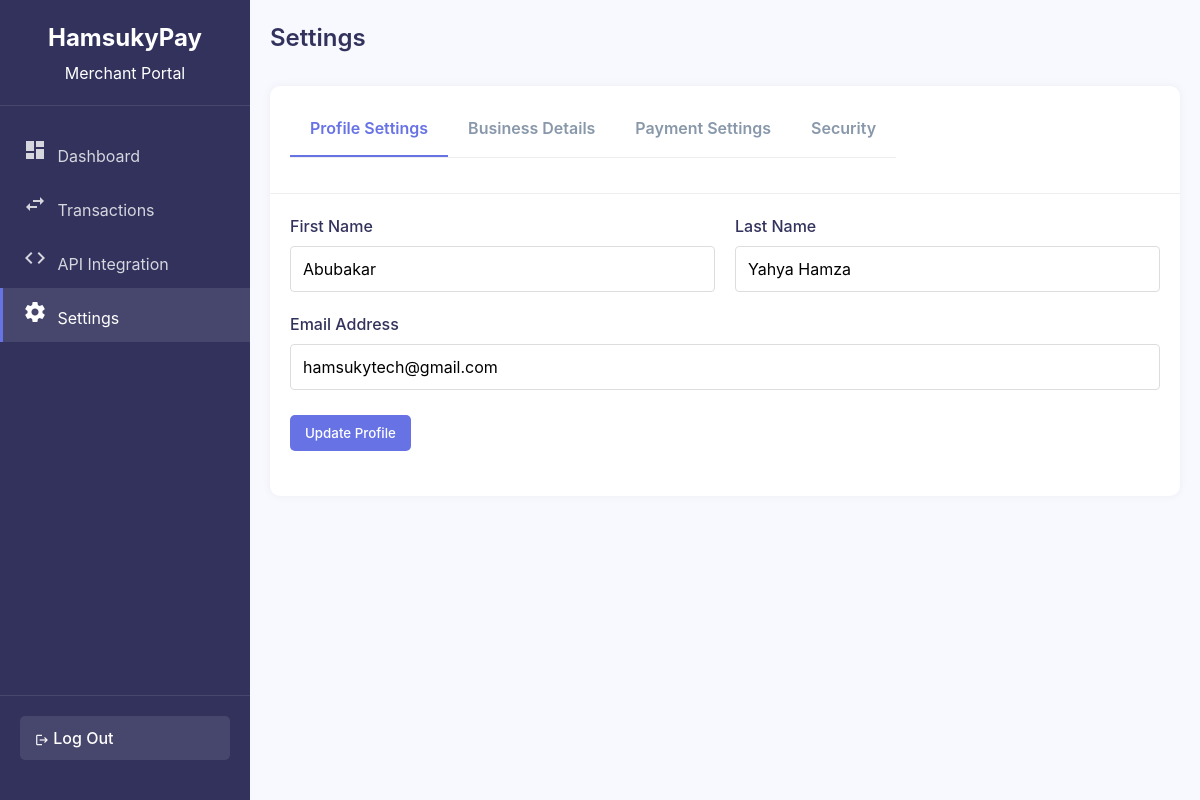
The page /merchant/settings/ (signed in) on the database its author committed.
### payments/models.py (models this page shows, shortened)
class Merchant(models.Model):
    VERIFICATION_STATUS_CHOICES = (
        ('unverified', 'Unverified'),
        ('pending', 'Pending'),
        ('verified', 'Verified'),
        ('rejected', 'Rejected'),
    )
    user = models.OneToOneField(User, on_delete=models.CASCADE)
    business_name = models.CharField(max_length=255)
    business_email = models.EmailField(unique=True)
    business_phone = models.CharField(max_length=20)
    business_address = models.TextField()
    business_description = models.TextField(blank=True, null=True)
    logo = models.CharField(max_length=255, blank=True, null=True)  # Path to logo file
    website = models.URLField(blank=True, null=True)
    industry = models.CharField(max_length=100, blank=True, null=True)
    verification_status = models.CharField(
        max_length=20,
        choices=VERIFICATION_STATUS_CHOICES,
        default='unverified'
    )
    public_key = models.CharField(max_length=64, unique=True)
    secret_key = models.CharField(max_length=64, unique=True)
    is_active = models.BooleanField(default=True)
    local_transaction_fee_percentage = models.DecimalField(max_digits=5, decimal_places=2, default=1.5)
    local_transaction_flat_fee = models.DecimalField(max_digits=10, decimal_places=2, default=0)  # Removed the NGN 100 flat fee
    local_transaction_fee_waiver_threshold = models.DecimalField(max_digits=10, decimal_places=2, default=2500)  # Kept for backward compatibility
    local_transaction_fee_cap = models.DecimalField(max_digits=10, decimal_places=2, default=1500)  # Maximum fee cap for local transactions
    international_transaction_fee_percentage = models.DecimalField(max_digits=5, decimal_places=2, default=3.9)
    international_transaction_flat_fee = models.DecimalField(max_digits=10, decimal_places=2, default=100)  # NGN 100 flat fee for international
    SETTLEMENT_CURRENCY_CHOICES = (
        ('NGN', 'Nigerian Naira'),
        ('USD', 'US Dollar'),
    )
    settlement_currency = models.CharField(max_length=3, choices=SETTLEMENT_CURRENCY_CHOICES, default='NGN')
    settlement_bank = models.CharField(max_length=255, blank=True, null=True)
    settlement_account = models.CharField(max_length=20, blank=True, null=True)
    settlement_account_name = models.CharField(max_length=255, blank=True, null=True)
    created_at = models.DateTimeField(auto_now_add=True)
    updated_at = models.DateTimeField(auto_now=True)  # Changed from auto_now_add to auto_now

### payments/views.py (the view)
# urls.py: path('merchant/settings/', views.merchant_settings, name='merchant_settings'),
@login_required
def merchant_settings(request):
    try:
        merchant = Merchant.objects.get(user=request.user)
        return render(request, 'payments/merchant_settings.html', {
            'merchant': merchant
        })
    except Merchant.DoesNotExist:
        return redirect('payments:merchant_register')

### templates/payments/merchant_settings.html (shortened to what this page needs)
<!DOCTYPE html>
<html lang="en">
<head>
</head>
<body>
    <div class="sidebar">
        <div class="sidebar-header">
            <div class="sidebar-brand">HamsukyPay</div>
            <div>Merchant Portal</div>
        </div>
        <div class="sidebar-menu">
            <a href="{% url 'payments:merchant_dashboard' %}">
                <i class="material-icons">dashboard</i> Dashboard
            </a>
            <a href="{% url 'payments:merchant_transactions' %}">
                <i class="material-icons">swap_horiz</i> Transactions
            </a>
            <a href="{% url 'payments:merchant_api_docs' %}">
                <i class="material-icons">code</i> API Integration
            </a>
            <a href="{% url 'payments:merchant_settings' %}" class="active">
                <i class="material-icons">settings</i> Settings
            </a>
        </div>
        <div class="sidebar-footer">
            <a href="/logout/" class="btn btn-sm" style="background: rgba(255,255,255,0.1); width: 100%;">
                <i class="material-icons" style="font-size: 14px; vertical-align: middle;">logout</i> Log Out
            </a>
        </div>
    </div>
    <div class="main-content">
        <div class="main-header">
            <h1 class="main-title">Settings</h1>
        </div>
        <div class="card">
            <div class="card-header">
                <div class="tab-nav">
                    <div class="tab-link active" data-tab="profile">Profile Settings</div>
                    <div class="tab-link" data-tab="business">Business Details</div>
                    <div class="tab-link" data-tab="payment">Payment Settings</div>
                    <div class="tab-link" data-tab="security">Security</div>
                </div>
            </div>
            <div class="card-body">
                <div class="tab-content active" id="profile-tab">
                    <form id="profile-form" method="post" action="{% url 'payments:merchant_update_profile' %}">
                        <div class="form-row">
                            <div class="form-group">
                                <label for="first_name">First Name</label>
                                <input type="text" id="first_name" name="first_name" class="form-control" value="{{ merchant.user.first_name }}" required>
                            </div>
                            <div class="form-group">
                                <label for="last_name">Last Name</label>
                                <input type="text" id="last_name" name="last_name" class="form-control" value="{{ merchant.user.last_name }}" required>
                            </div>
                        </div>
                        <div class="form-group">
                            <label for="email">Email Address</label>
                            <input type="email" id="email" name="email" class="form-control" value="{{ merchant.user.email }}" required>
                        </div>
                        <div class="form-group">
                            <button type="submit" class="btn btn-primary">Update Profile</button>
                        </div>
                    </form>
                </div>
            </div>
        </div>
    </div>
</body>
</html>

### templates/payments/merchant_settings.html (style rules this page uses)
:root { --primary-color: #6772E5; --secondary-color: #32325d; --success-color: #2dce89; --info-color: #11cdef; --warning-color: #fb6340; --danger-color: #f5365c; --light-color: #f8f9fe; --dark-color: #172b4d; }
* { box-sizing: border-box; margin: 0; padding: 0; font-family: -apple-system, BlinkMacSystemFont, 'Segoe UI', Roboto, Helvetica, Arial, sans-serif; }
body { background-color: var(--light-color); color: var(--secondary-color); line-height: 1.5; display: flex; min-height: 100vh; }
.sidebar { width: 250px; background: var(--secondary-color); color: white; padding: 20px 0; flex-shrink: 0; display: flex; flex-direction: column; }
.sidebar-header { padding: 0 20px 20px; border-bottom: 1px solid rgba(255, 255, 255, 0.1); text-align: center; margin-bottom: 20px; }
.sidebar-brand { font-size: 24px; font-weight: bold; margin-bottom: 5px; }
.sidebar-menu { flex-grow: 1; }
.sidebar-menu a { display: block; padding: 12px 20px; color: rgba(255, 255, 255, 0.8); text-decoration: none; border-left: 3px solid transparent; transition: all 0.3s; }
.sidebar-menu a.active { background: rgba(255, 255, 255, 0.1); color: white; border-left-color: var(--primary-color); }
.sidebar-menu i { margin-right: 10px; width: 20px; text-align: center; }
.sidebar-footer { padding: 20px; border-top: 1px solid rgba(255, 255, 255, 0.1); }
.main-content { flex-grow: 1; padding: 20px; overflow-y: auto; }
.main-header { display: flex; justify-content: space-between; align-items: center; margin-bottom: 30px; }
.main-title { font-size: 24px; font-weight: 600; }
.card { background: white; border-radius: 10px; box-shadow: 0 0 10px rgba(0, 0, 0, 0.05); margin-bottom: 30px; overflow: hidden; }
.card-header { padding: 15px 20px; border-bottom: 1px solid #eee; display: flex; justify-content: space-between; align-items: center; }
.card-body { padding: 20px; }
.form-group { margin-bottom: 25px; }
label { display: block; margin-bottom: 8px; font-weight: 500; color: var(--secondary-color); }
.form-control { width: 100%; padding: 12px; border: 1px solid #ddd; border-radius: 4px; font-size: 16px; transition: all 0.3s; }
.form-row { display: flex; gap: 20px; margin-bottom: 20px; }
.form-row .form-group { flex: 1; margin-bottom: 0; }
.btn { display: inline-block; padding: 10px 15px; background: var(--primary-color); color: white; border: none; border-radius: 5px; cursor: pointer; text-decoration: none; font-weight: 500; transition: background 0.3s; }
.btn-primary { background: var(--primary-color); }
.tab-nav { display: flex; border-bottom: 1px solid #eee; margin-bottom: 20px; }
.tab-link { padding: 15px 20px; font-weight: 600; color: #8898aa; cursor: pointer; border-bottom: 2px solid transparent; }
.tab-link.active { color: var(--primary-color); border-bottom-color: var(--primary-color); }
.tab-content { display: none; }
.tab-content.active { display: block; }

### rows shown on the page
Merchant: first_name "Abubakar", last_name "Yahya Hamza", email "hamsukytech@gmail.com"
